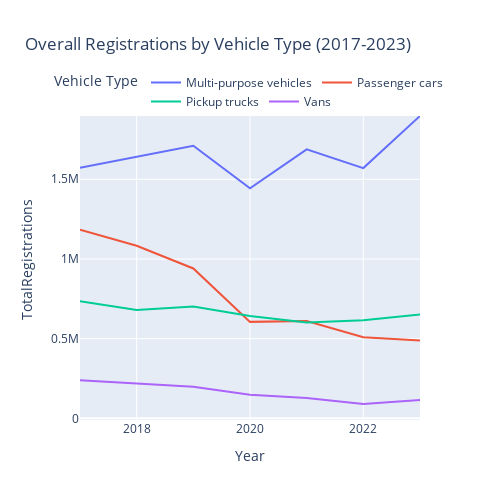

The cell this chart's notebook holds for it:
### Code cell
# Group the data by Year and Vehicle Type and sum the Registrations column
df_year_vehicle_sum = final_df.groupBy("Year", "Vehicle Type").agg(sum("Registrations").alias("TotalRegistrations"))

df_year_vehicle_sum = df_year_vehicle_sum.orderBy("Year", "Vehicle Type")

df_year_vehicle_sum_pd = df_year_vehicle_sum.toPandas()

# Create a line chart using Plotly
fig = px.line(df_year_vehicle_sum_pd, x='Year', y='TotalRegistrations', color='Vehicle Type', title='Overall Registrations by Vehicle Type (2017-2023)', width=500, height=500)

# Position the legend horizontally at the top
fig.update_layout(
    legend_orientation="h",
    legend=dict(x=0.5, y=1.1, xanchor='center')
)

# Display the line chart
fig.show()

### Figure 1 — Plotly figure (JSON) as saved in the notebook; plotly's stock layout.template omitted (floating-point values rounded to 4 significant figures)
{"data": [{"hovertemplate": "Vehicle Type=Multi-purpose vehicles<br>Year=%{x}<br>TotalRegistrations=%{y}<extra></extra>", "legendgroup": "Multi-purpose vehicles", "line": {"color": "#636efa", "dash": "solid"}, "marker": {"symbol": "circle"}, "mode": "lines", "name": "Multi-purpose vehicles", "orientation": "v", "showlegend": true, "type": "scatter", "x": [2017, 2018, 2019, 2020, 2021, 2022, 2023], "xaxis": "x", "y": [1572626, 1642803, 1710612, 1443984, 1688045, 1570380, 1897199], "yaxis": "y"}, {"hovertemplate": "Vehicle Type=Passenger cars<br>Year=%{x}<br>TotalRegistrations=%{y}<extra></extra>", "legendgroup": "Passenger cars", "line": {"color": "#EF553B", "dash": "solid"}, "marker": {"symbol": "circle"}, "mode": "lines", "name": "Passenger cars", "orientation": "v", "showlegend": true, "type": "scatter", "x": [2017, 2018, 2019, 2020, 2021, 2022, 2023], "xaxis": "x", "y": [1183387, 1082546, 940295, 605287, 610968, 508923, 488517], "yaxis": "y"}, {"hovertemplate": "Vehicle Type=Pickup trucks<br>Year=%{x}<br>TotalRegistrations=%{y}<extra></extra>", "legendgroup": "Pickup trucks", "line": {"color": "#00cc96", "dash": "solid"}, "marker": {"symbol": "circle"}, "mode": "lines", "name": "Pickup trucks", "orientation": "v", "showlegend": true, "type": "scatter", "x": [2017, 2018, 2019, 2020, 2021, 2022, 2023], "xaxis": "x", "y": [734679, 680546, 701519, 641681, 601870, 615680, 650834], "yaxis": "y"}, {"hovertemplate": "Vehicle Type=Vans<br>Year=%{x}<br>TotalRegistrations=%{y}<extra></extra>", "legendgroup": "Vans", "line": {"color": "#ab63fa", "dash": "solid"}, "marker": {"symbol": "circle"}, "mode": "lines", "name": "Vans", "orientation": "v", "showlegend": true, "type": "scatter", "x": [2017, 2018, 2019, 2020, 2021, 2022, 2023], "xaxis": "x", "y": [239577, 217672, 198304, 148601, 127713, 89873, 115023], "yaxis": "y"}], "layout": {"height": 500, "legend": {"orientation": "h", "title": {"text": "Vehicle Type"}, "tracegroupgap": 0, "x": 0.5, "xanchor": "center", "y": 1.1}, "title": {"text": "Overall Registrations by Vehicle Type (2017-2023)"}, "width": 500, "xaxis": {"anchor": "y", "domain": [0, 1], "title": {"text": "Year"}}, "yaxis": {"anchor": "x", "domain": [0, 1], "title": {"text": "TotalRegistrations"}}}}
